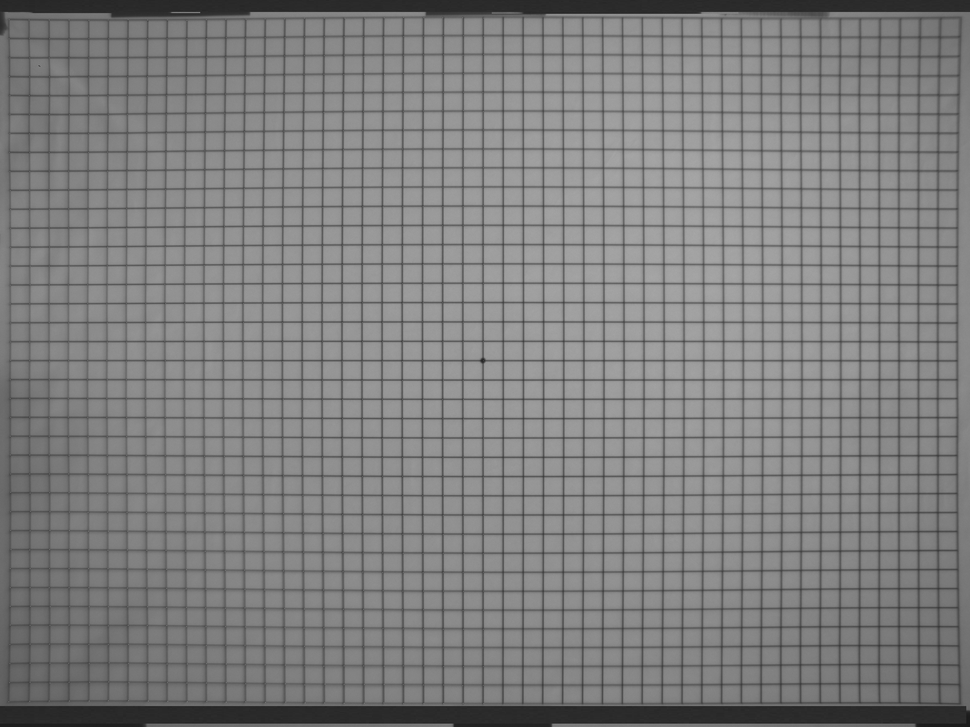
#> input picture Exact_dot_001/test2.png, 970 x 727 px, shrunk from 2592 x 1944 before the run
$ jupyter execute --allow-errors Exact_dot_detection_01.ipynb
#> lines starting #> are read from the running program, lines starting #| are printed output that depends on the picture
# Detect exact dot on distorted image

importing modules

[cell 1]
import cv2
import numpy as np
import matplotlib.pyplot as plt
import pandas as pd
import os
import sys
from PIL import Image

[cell 2]
flags  = []
for i in dir(cv2):
    if i.startswith('COLOR_'):
        flags.append(i)

[cell 3]
len(flags)

[cell 4]
flags[42]

[cell 5]
img = Image.open("test2.png" , mode = "r", formats=None)
#> img is the input picture: PIL image 970x727 RGBA; mean R, G, B, A 126.9, 126.9, 126.9, 255
img = np.array(img)

[cell 6]
plt.imshow(img)
plt.show()

[cell 7]
img = cv2.cvtColor(img, cv2.COLOR_BGR2RGB)
#> img: shape (727, 970, 3)
#> (the rest of this cell did not finish here and is left out)

[cell 8]
from mpl_toolkits.mplot3d import Axes3D
from matplotlib import cm
from matplotlib import colors

r, g, b = cv2.split(img)
fig = plt.figure()
axis = fig.add_subplot(1, 1, 1, projection="3d")

#> (the rest of this cell did not finish here and is left out)

[cell 9]
hsv_img = cv2.cvtColor(img , cv2.COLOR_RGB2HSV)
#> hsv_img: shape (727, 970, 3); mean H, S, V 0, 0, 126.9

# hsv imagesini 3 parçaya bölelim.

h , s , v = cv2.split(hsv_img)
#> h: shape (727, 970); every value is 0
fig = plt.figure()
axis = fig.add_subplot(1, 1, 1, projection="3d")

#> (the rest of this cell did not finish here and is left out)

 Değerler az çok gözüküyor ama deneysel olarak denemeden önce farklı maskeleme yöntemlerine de bir bakalım.

* rgba(132,132,132,255)
* rgba(72,72,72,255)
* rgba(120,120,120,255) __orta__
* rgba(67,67,67,255)
* rgba(42,42,42,255) __koyu__

[cell 10]
light_black = (72, 72, 72)
dark_black = (42, 42, 42)

### Dislpaying blocks with colors

[cell 11]
from matplotlib.colors import hsv_to_rgb

lo_square = np.full((10, 10, 3), light_black, dtype=np.uint8) / 255.0
do_square = np.full((10, 10, 3), dark_black, dtype=np.uint8) / 255.0

[cell 12]
plt.subplot(1, 2, 1)
plt.imshow(hsv_to_rgb(do_square))
plt.subplot(1, 2, 2)
plt.imshow(hsv_to_rgb(lo_square))
plt.show()
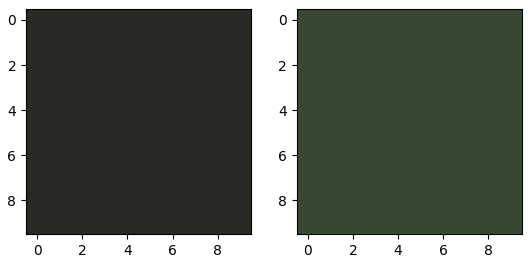
#> figure drawn by matplotlib, 2 panels

## Masking image

[cell 13]
mask = cv2.inRange(hsv_img, light_black, dark_black)
result = cv2.bitwise_xor(img, img, mask=mask)
#> result: shape (727, 970, 3); every value is 0
